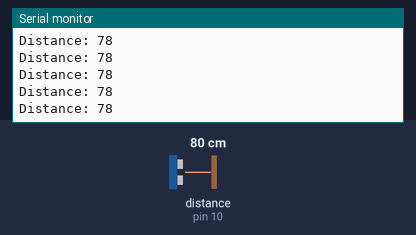
Simulated run of this sketch. Board: Arduino Uno, built with avr-gcc and run on an emulated ATmega328P. Parts: the last lines printed to the serial monitor. Wiring (inferred from the names in the program): ultrasonic range finder: trigger pin 7; echo pin 10. The inputs (shaded band) are chosen by the test bench; at power-on: distance to the obstacle (sensor on pin 10) 80 cm. The echo pulse lasts 58.3 µs per cm.

Above: at 1.2 s.
1.3 s: distance to the obstacle (sensor on pin 10) set to 2 cm
At 2.4 s:
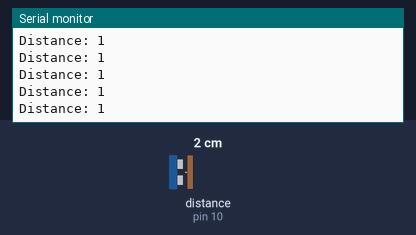
4.3 s: distance to the obstacle (sensor on pin 10) set to 120 cm
At 4.9 s:
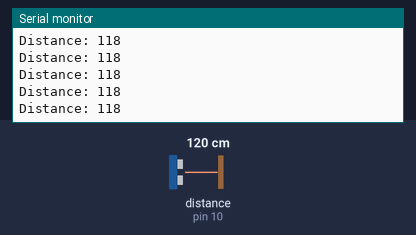
7.3 s: distance to the obstacle (sensor on pin 10) set to 4 cm
At 7.9 s:
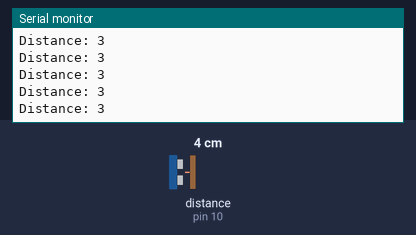
10.3 s: distance to the obstacle (sensor on pin 10) set to 18 cm
At 11.1 s:
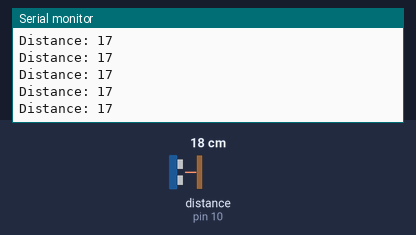
Timing chart, 0 to 13.3 s (numbered marks = the images above; inputs shaded):
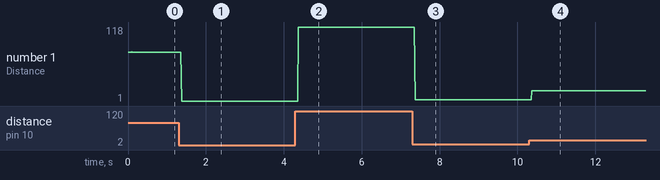

The sketch:

Sensor_check.ino
```cpp
const int trigPin = 7;
const int echoPin = 10;

long duration;
int distancee;

void setup() {
  // put your setup code here, to run once:
  pinMode(trigPin, OUTPUT);
  pinMode(echoPin, INPUT);
  Serial.begin(9600);

}

void loop() {
  // put your main code here, to run repeatedly:
  digitalWrite(trigPin, LOW);
  delayMicroseconds(2);

  digitalWrite(trigPin, HIGH);
  delayMicroseconds(10);
  digitalWrite(trigPin, LOW);

  duration = pulseIn(echoPin, HIGH);
  distancee = duration*0.034/2;

  Serial.print("Distance: ");
  Serial.println(distancee);

}
```

Measured:
- after the input at 1.3 s, the serial monitor: prints a new line after 0.07 s (image 1)
- after the input at 4.3 s, the serial monitor: prints a new line after 0.08 s (image 2)
- after the input at 7.3 s, the serial monitor: prints a new line after 0.07 s (image 3)
- after the input at 10.3 s, the serial monitor: prints a new line after 0.07 s (image 4)
- plotted number 1: 78 → 1 after the input at 1.3 s, 1 → 118 after the input at 4.3 s, 118 → 3 after the input at 7.3 s, 3 → 1 after the input at 10.3 s
